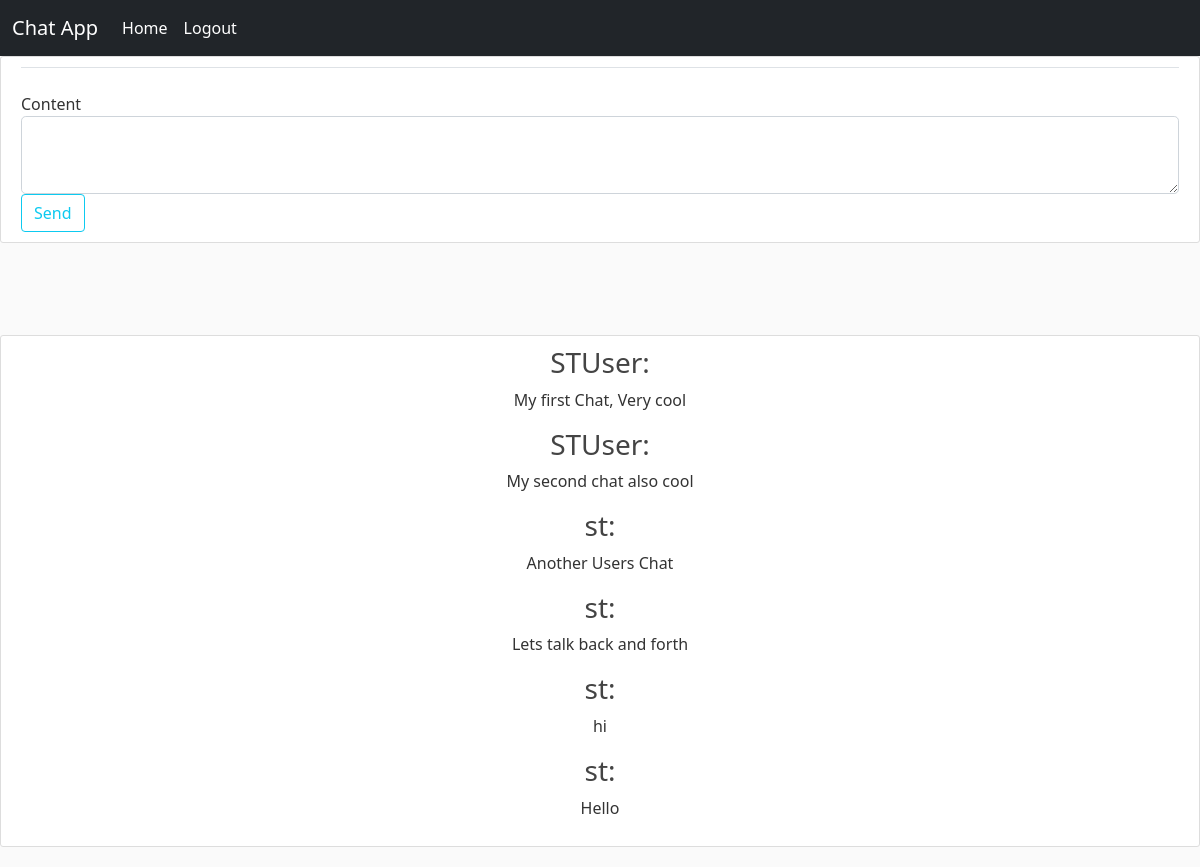
The page /index (signed in) on the database its author committed.
### app/models.py (models this page shows, shortened)
class Chat(db.Model):
    id = db.Column(db.Integer, primary_key=True)
    content = db.Column(db.String(200), nullable= False)
    user_id = db.Column(db.Integer, db.ForeignKey('user.id'), nullable=False)

class User(db.Model, UserMixin):
    id = db.Column(db.Integer, primary_key=True)
    email = db.Column(db.String(100), unique=True, nullable= False)
    username = db.Column(db.String(20), unique=True, nullable=False)
    password = db.Column(db.String(60), nullable=False)
    chats = db.relationship('Chat', backref='author',lazy=True)

### app/routes.py (the view)
@app.route('/', methods=['POST', 'GET'])
@app.route('/index')
def index():
    form = ChatForm()
    chats = Chat.query.all()
    if form.validate_on_submit():
        chat = Chat(content = form.content.data, author=current_user)
        db.session.add(chat)
        db.session.commit()
        flash('Chat sent', 'success')
        return redirect (url_for('index'))
    return render_template('index.html', chats=chats, form=form)

### app/forms.py
class ChatForm(FlaskForm):
    content = TextAreaField('Content', validators=[DataRequired(), Length(min=1, max=200)])
    submit = SubmitField('Send')

### app/models.py (called while the page is built)
@login_manager.user_loader
def load_user(user_id):
    return User.query.get(int(user_id))

### app/templates/index.html (shortened to what this page needs)
{% extends 'base.html' %}
{% block body %}
    {% if current_user.is_authenticated %}
        <div class = "content-section">
            <form action="" method="POST">
                <fieldset class="form-group">
                    <legend class="border-bottom mb-4"></legend>
                    <div class="form-group">
                        {{ form.content.label(class="form-control-label") }}
                        {% if form.content.errors %}
                            {{ form.content(class="form-control form-control-lg is-invalid") }}
                            <div class="invalid-feedback">
                                {% for error in form.content.errors %}
                                    <span>{{ error }}</span>
                                {% endfor %}
                            </div>
                        {% else %}
                            {{ form.content(class="form-control form-control-lg") }}
                        {% endif %}
                    </div>
                </fieldset>
                <div>
                    {{form.submit(class="btn btn-outline-info")}}
                </div>
            </form>
        </div>
        <br><br><br>
        <div class = "content-section" style="text-align: center;">
            {%for chat in chats%}
                <h3>{{chat.author.username}}:</h3>
                <p>
                    {{chat.content}}
                </p>
            {%endfor%}
        </div>
    {%else%}
        <div style="text-align: center;">
            <h1>Login/Register To Continue</h1>
        </div>
    {%endif%}
{% endblock %}

### app/templates/base.html (shortened to what this page needs)
<!DOCTYPE html>
<html lang="en">
<head>
    <link href="https://cdn.jsdelivr.net/npm/bootstrap@5.1.3/dist/css/bootstrap.min.css" rel="stylesheet">
    <link rel="stylesheet" type="text/css" href="{{ url_for('static', filename='main.css') }}">
</head>
<body>
  <nav class="navbar navbar-expand-lg  navbar-dark bg-dark">
    <div class="container-fluid">
      <a class="navbar-brand" href="/">Chat App </a>
      <div class="collapse navbar-collapse" id="navbarSupportedContent">
        <ul class="navbar-nav me-auto mb-2 mb-lg-0">
          <li class="nav-item">
            <a class="nav-link active" aria-current="page" href="/">Home</a>
          </li>
          {% if current_user.is_authenticated %}
          <li class="nav-item">
            <a class="nav-link active" aria-current="page" href="/logout">Logout</a>
          {% endif %}
        </ul>
      </div>
    </div>
  </nav>
    {% block body %}{% endblock %}
</body>
</html>

### app/static/main.css (style rules this page uses)
body { background: #fafafa; color: #333333; }
h1, h2, h3, h4, h5, h6 { color: #444444; }
.content-section { background: #ffffff; padding: 10px 20px; border: 1px solid #dddddd; border-radius: 3px; margin-bottom: 20px; }

### rows shown on the page
Chat: author.username "STUser", content "My first Chat, Very cool"
Chat: author.username "STUser", content "My second chat also cool"
Chat: author.username "st", content "Another Users Chat"
Chat: author.username "st", content "Lets talk back and forth"
Chat: author.username "st", content "hi"
Chat: author.username "st", content "Hello"
